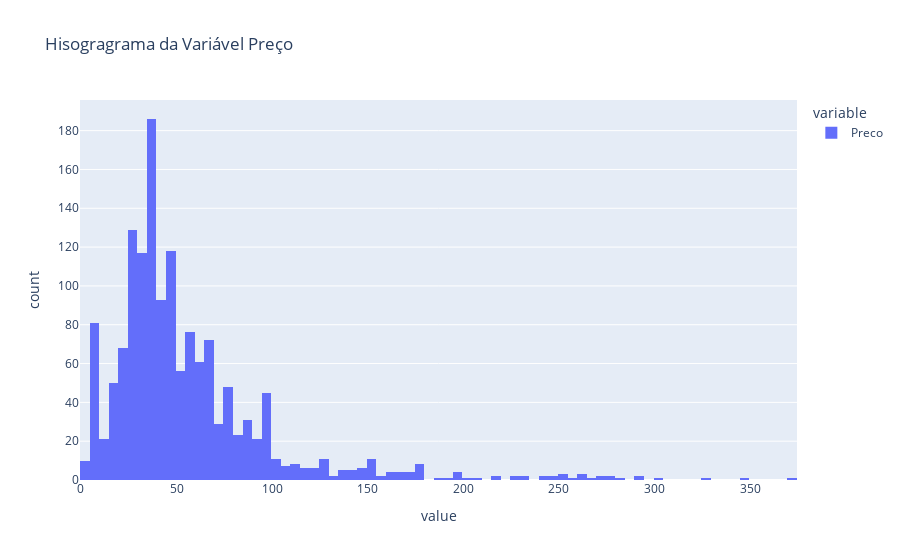

The notebook cell saved with this chart:
### Code cell
# Distribuição da variável Preco
px.histogram(df_cosmeticos['Preco'], title='Hisogragrama da Variável Preço')

### Figure 1 — Plotly figure (JSON) as saved in the notebook; plotly's stock layout.template omitted (floating-point values rounded to 4 significant figures; data arrays with more than 128 entries replaced by an {"elided": "..."} marker saying what was removed)
{"data": [{"alignmentgroup": "True", "bingroup": "x", "hovertemplate": "variable=Preco<br>value=%{x}<br>count=%{y}<extra></extra>", "legendgroup": "Preco", "marker": {"color": "#636efa", "pattern": {"shape": ""}}, "name": "Preco", "offsetgroup": "Preco", "orientation": "v", "showlegend": true, "type": "histogram", "x": {"elided": "1472 int values"}, "xaxis": "x", "yaxis": "y"}], "layout": {"barmode": "relative", "legend": {"title": {"text": "variable"}, "tracegroupgap": 0}, "title": {"text": "Hisogragrama da Variável Preço"}, "xaxis": {"anchor": "y", "domain": [0, 1], "title": {"text": "value"}}, "yaxis": {"anchor": "x", "domain": [0, 1], "title": {"text": "count"}}}}
